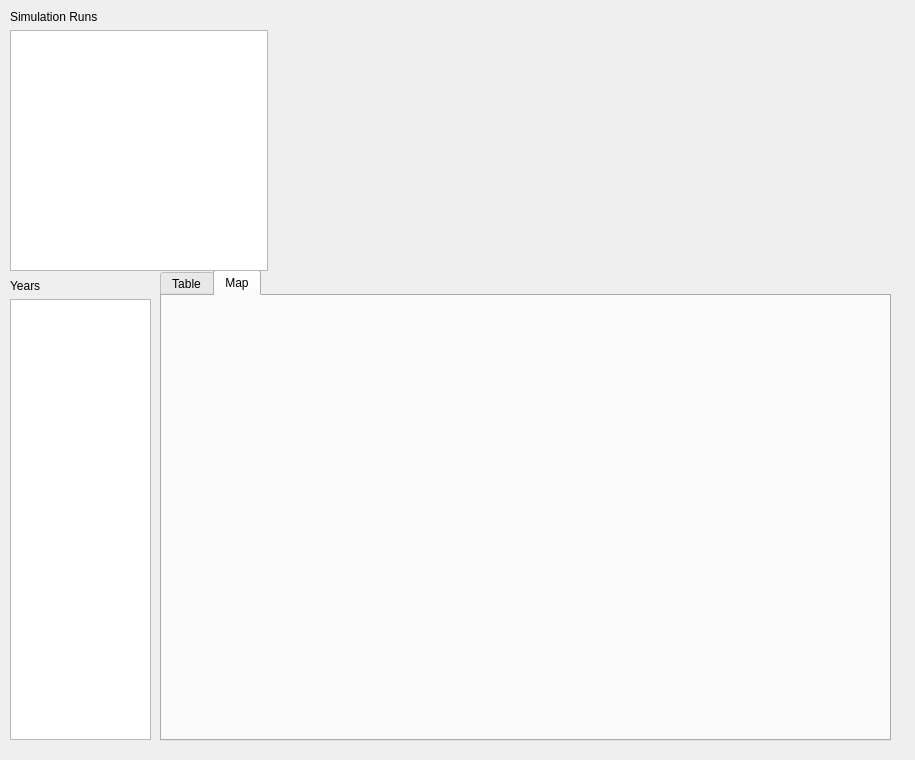
<ui version="4.0" >
 <class>Form</class>
 <widget class="QWidget" name="Form" >
  <property name="geometry" >
   <rect>
    <x>0</x>
    <y>0</y>
    <width>915</width>
    <height>760</height>
   </rect>
  </property>
  <property name="windowTitle" >
   <string>Form</string>
  </property>
  <widget class="QTabWidget" name="tabWidget" >
   <property name="geometry" >
    <rect>
     <x>160</x>
     <y>270</y>
     <width>731</width>
     <height>471</height>
    </rect>
   </property>
   <property name="currentIndex" >
    <number>1</number>
   </property>
   <widget class="QWidget" name="tabTable" >
    <attribute name="title" >
     <string>Table</string>
    </attribute>
   </widget>
   <widget class="QWidget" name="tabMap" >
    <attribute name="title" >
     <string>Map</string>
    </attribute>
   </widget>
  </widget>
  <widget class="QWidget" native="1" name="widgetExpressions" >
   <property name="geometry" >
    <rect>
     <x>280</x>
     <y>10</y>
     <width>601</width>
     <height>251</height>
    </rect>
   </property>
  </widget>
  <widget class="QWidget" name="" >
   <property name="geometry" >
    <rect>
     <x>10</x>
     <y>10</y>
     <width>258</width>
     <height>261</height>
    </rect>
   </property>
   <layout class="QVBoxLayout" >
    <item>
     <widget class="QLabel" name="label" >
      <property name="text" >
       <string>Simulation Runs</string>
      </property>
     </widget>
    </item>
    <item>
     <widget class="QListView" name="listView" />
    </item>
   </layout>
  </widget>
  <widget class="QWidget" name="" >
   <property name="geometry" >
    <rect>
     <x>10</x>
     <y>279</y>
     <width>141</width>
     <height>461</height>
    </rect>
   </property>
   <layout class="QVBoxLayout" >
    <item>
     <widget class="QLabel" name="label_4" >
      <property name="text" >
       <string>Years</string>
      </property>
     </widget>
    </item>
    <item>
     <widget class="QListView" name="listView_4" >
      <property name="selectionRectVisible" >
       <bool>true</bool>
      </property>
     </widget>
    </item>
   </layout>
  </widget>
 </widget>
 <resources/>
 <connections/>
</ui>
